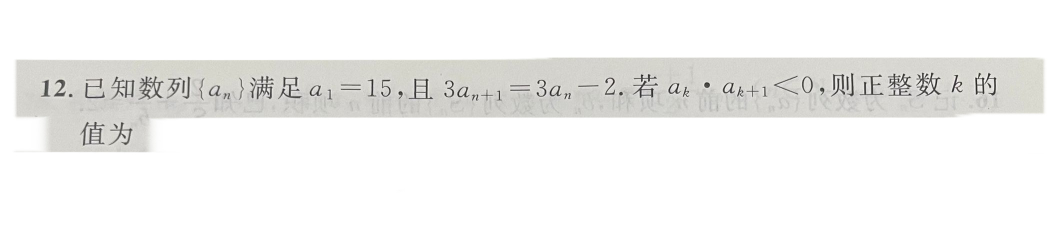
#> input picture img/text1-onequestion.jpg, 2105 x 474 px (shown at 1/2 size)
$ python modle-test3.py
#> lines starting #> are read from the running program, lines starting #| are printed output that depends on the picture; after the words box and inside, x2 and y2 are one past the last pixel; in counts of white or black regions, pixels touching at a corner belong together
# from gpt-4o
# 有点参考价值

from typing import *

import cv2
import pytesseract
import unicodedata
from PIL import Image, ImageDraw, ImageFont

# 配置Tesseract的路径
pytesseract.pytesseract.tesseract_cmd = r'C:\Program Files\Tesseract-OCR\tesseract.exe'  # Windows路径
# 对于Mac和Linux，确保Tesseract在系统路径中，无需配置

font_path = "../../font/unifont-15.1.05.otf"  # 指定你的中文字体路径
font_size = 50
pil_font = ImageFont.truetype(font_path, font_size)


def is_chinese(char: str):
    # 检查是否是中文
    return any([unicodedata.category(_x) == 'Lo' and "CJK" in unicodedata.name(_x) for _x in list(char)])
    # 此处为短路逻辑, 一些控制字符会导致识别出错先一步返回false


# 读取图像
image = cv2.imread('../../img/text1-onequestion.jpg')
#> image is the input picture: shape (474, 2105, 3); mean B, G, R 240.6, 241.9, 242.1
image_rgb = cv2.cvtColor(image, cv2.COLOR_BGR2RGB)
pil_image = Image.fromarray(image_rgb)
pil_draw = ImageDraw.Draw(pil_image)

# 图像预处理
gray = cv2.cvtColor(image, cv2.COLOR_BGR2GRAY)  # 转灰度
blur = cv2.GaussianBlur(gray, (5, 5), 0)  # 提取高斯核
_, binary = cv2.threshold(blur, 165, 255, cv2.THRESH_BINARY_INV)  # 转二值
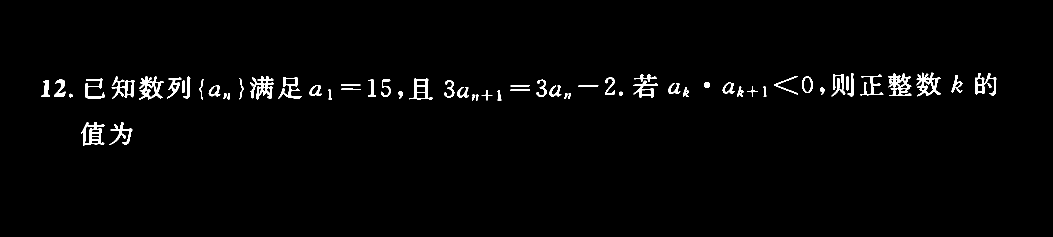
#> binary: shape (474, 2105) (shown at 1/2 size); 1.7% white; 63 white regions, largest, box (x1, y1, x2, y2) and area: (278, 153, 327, 199) 950, (1833, 145, 1882, 193) 919, (1776, 147, 1823, 192) 914

# cv2.imshow("binary", binary)
cv2.waitKey(0)

# 形态学操作连接相邻的文本区域
kernel = cv2.getStructuringElement(cv2.MORPH_RECT, (15, 5))
connected = cv2.morphologyEx(binary, cv2.MORPH_CLOSE, kernel)
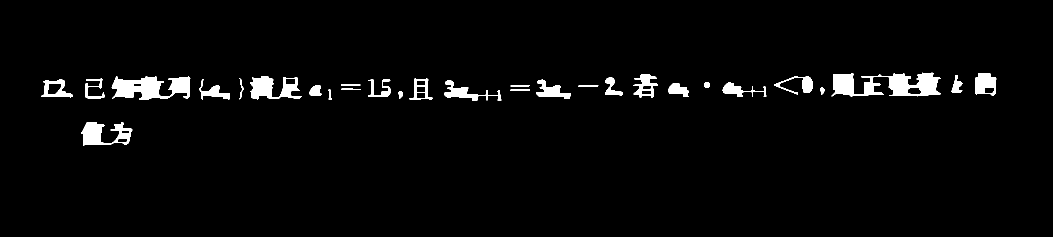
#> connected: shape (474, 2105) (shown at 1/2 size); 2.9% white; 29 white regions

# 检测文本区域
contours, _ = cv2.findContours(connected, cv2.RETR_EXTERNAL, cv2.CHAIN_APPROX_SIMPLE)
#> contours = 29 contours; largest, box (x1, y1, x2, y2) and area: (1663, 145, 1882, 193) 5746, (223, 153, 381, 199) 4315, (500, 152, 603, 199) 2630, (162, 244, 265, 291) 2496, (1950, 146, 1993, 191) 1512

# TODO: 描边贴太紧了, 有些划分的块过小或者是一块只有一个字, 识别率难以高

# 初始化文本和公式存储列表
text_blocks = []
formula_blocks = []

text_blocks_pos: List[Tuple[int, int, int, int]] = []
result_text_pos: List[Tuple[int, int, int, int]] = []

for contour in contours:
    # 计算轮廓的边界框
    x, y, w, h = cv2.boundingRect(contour)

    # print(x, y, w, h)

    # 根据轮廓大小过滤掉小轮廓

    if w > 10 and h > 30:  # 调整大小阈值以适应具体情况

        y = y - 10
        h = h + 20
        x = x - 10
        w = w + 10

        roi = image[y:y + h, x:x + w]

        # 使用OCR识别文本
#> (the run stopped early here; a loop or call above may not have finished)

$ run again, with img/text1-tex.jpg copied over img/text1-onequestion.jpg
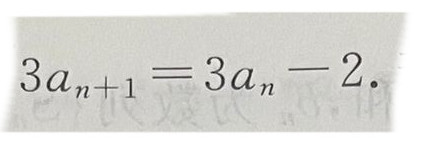
#> input picture img/text1-tex.jpg, 448 x 148 px
#> image is the input picture: shape (148, 448, 3); mean B, G, R 216.5, 220.2, 220.6
#> `_, binary = cv2.threshold(blur, 165, 255, cv2.THRESH_BINARY_INV)`:
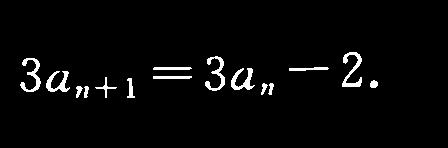
#> binary: shape (148, 448); 3% white; 15 white regions, largest, box (x1, y1, x2, y2) and area: (342, 52, 362, 87) 278, (20, 58, 41, 92) 255, (205, 56, 225, 91) 247
#> `connected = cv2.morphologyEx(binary, cv2.MORPH_CLOSE, kernel)`:
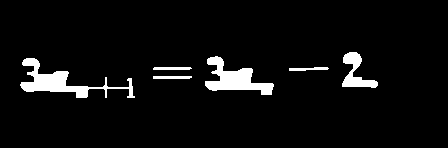
#> connected: shape (148, 448); 5.1% white; 6 white regions
#> contours = 6 contours; box (x1, y1, x2, y2) and area: (20, 58, 135, 98) 1137, (205, 56, 274, 95) 1058, (342, 52, 378, 88) 490, (153, 76, 192, 79) 74, (153, 67, 192, 70) 74, (289, 67, 329, 71) 69
